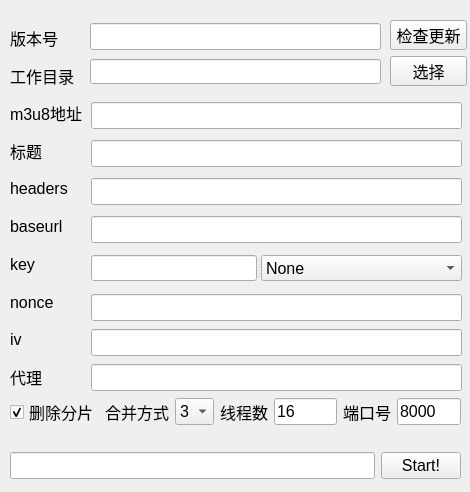
<?xml version="1.0" encoding="UTF-8"?>
<ui version="4.0">
 <class>hm3u8dl_gui</class>
 <widget class="QWidget" name="hm3u8dl_gui">
  <property name="windowModality">
   <enum>Qt::NonModal</enum>
  </property>
  <property name="geometry">
   <rect>
    <x>0</x>
    <y>0</y>
    <width>470</width>
    <height>492</height>
   </rect>
  </property>
  <property name="font">
   <font>
    <pointsize>12</pointsize>
   </font>
  </property>
  <property name="windowTitle">
   <string>hm3u8dl_gui</string>
  </property>
  <property name="inputMethodHints">
   <set>Qt::ImhDialableCharactersOnly|Qt::ImhDigitsOnly|Qt::ImhLowercaseOnly|Qt::ImhPreferLowercase|Qt::ImhPreferUppercase</set>
  </property>
  <widget class="QWidget" name="layoutWidget">
   <property name="geometry">
    <rect>
     <x>390</x>
     <y>20</y>
     <width>77</width>
     <height>66</height>
    </rect>
   </property>
   <layout class="QVBoxLayout" name="verticalLayout_2">
    <item>
     <widget class="QPushButton" name="pushButton_update">
      <property name="text">
       <string>检查更新</string>
      </property>
     </widget>
    </item>
    <item>
     <widget class="QPushButton" name="pushButton_workDir">
      <property name="text">
       <string>选择</string>
      </property>
     </widget>
    </item>
   </layout>
  </widget>
  <widget class="QWidget" name="widget" native="true">
   <property name="geometry">
    <rect>
     <x>10</x>
     <y>390</y>
     <width>451</width>
     <height>45</height>
    </rect>
   </property>
   <layout class="QGridLayout" name="gridLayout_2">
    <item row="0" column="0">
     <widget class="QCheckBox" name="checkBox_enableDel">
      <property name="text">
       <string>删除分片</string>
      </property>
      <property name="checked">
       <bool>true</bool>
      </property>
      <property name="tristate">
       <bool>false</bool>
      </property>
     </widget>
    </item>
    <item row="0" column="1">
     <widget class="QLabel" name="label_mergeMode">
      <property name="text">
       <string>合并方式</string>
      </property>
     </widget>
    </item>
    <item row="0" column="2">
     <widget class="QComboBox" name="comboBox_mergeMode">
      <property name="currentText">
       <string>3</string>
      </property>
      <property name="currentIndex">
       <number>2</number>
      </property>
      <item>
       <property name="text">
        <string>1</string>
       </property>
      </item>
      <item>
       <property name="text">
        <string>2</string>
       </property>
      </item>
      <item>
       <property name="text">
        <string>3</string>
       </property>
      </item>
     </widget>
    </item>
    <item row="0" column="3">
     <widget class="QLabel" name="label_thread">
      <property name="text">
       <string>线程数</string>
      </property>
     </widget>
    </item>
    <item row="0" column="4">
     <widget class="QLineEdit" name="lineEdit_thread">
      <property name="text">
       <string>16</string>
      </property>
     </widget>
    </item>
    <item row="0" column="5">
     <layout class="QGridLayout" name="gridLayout">
      <item row="0" column="1">
       <widget class="QLineEdit" name="lineEdit_port">
        <property name="text">
         <string>8000</string>
        </property>
       </widget>
      </item>
      <item row="0" column="0">
       <widget class="QLabel" name="label_port">
        <property name="text">
         <string>端口号</string>
        </property>
       </widget>
      </item>
     </layout>
    </item>
   </layout>
  </widget>
  <widget class="QWidget" name="layoutWidget">
   <property name="geometry">
    <rect>
     <x>90</x>
     <y>20</y>
     <width>291</width>
     <height>68</height>
    </rect>
   </property>
   <layout class="QHBoxLayout" name="horizontalLayout">
    <item>
     <layout class="QVBoxLayout" name="verticalLayout_3">
      <item>
       <widget class="QLineEdit" name="lineEdit_verison">
        <property name="sizePolicy">
         <sizepolicy hsizetype="Expanding" vsizetype="Maximum">
          <horstretch>0</horstretch>
          <verstretch>0</verstretch>
         </sizepolicy>
        </property>
       </widget>
      </item>
      <item>
       <widget class="QLineEdit" name="lineEdit_workDir">
        <property name="maximumSize">
         <size>
          <width>16777215</width>
          <height>25</height>
         </size>
        </property>
        <property name="text">
         <string/>
        </property>
       </widget>
      </item>
     </layout>
    </item>
   </layout>
  </widget>
  <widget class="QSplitter" name="splitter">
   <property name="geometry">
    <rect>
     <x>91</x>
     <y>255</y>
     <width>371</width>
     <height>26</height>
    </rect>
   </property>
   <property name="orientation">
    <enum>Qt::Horizontal</enum>
   </property>
   <widget class="QLineEdit" name="lineEdit_key">
    <property name="whatsThis">
     <string>&lt;html&gt;&lt;head/&gt;&lt;body&gt;&lt;p&gt;这是key&lt;/p&gt;&lt;/body&gt;&lt;/html&gt;</string>
    </property>
   </widget>
   <widget class="QComboBox" name="comboBox_key">
    <item>
     <property name="text">
      <string>None</string>
     </property>
    </item>
    <item>
     <property name="text">
      <string>AES-128-CBC</string>
     </property>
    </item>
    <item>
     <property name="text">
      <string>AES-128-ECB</string>
     </property>
    </item>
    <item>
     <property name="text">
      <string>SAMPLE-AES-CTR</string>
     </property>
    </item>
    <item>
     <property name="text">
      <string>SAMPLE-AES</string>
     </property>
    </item>
    <item>
     <property name="text">
      <string>cbcs</string>
     </property>
    </item>
    <item>
     <property name="text">
      <string>copyrightDRM</string>
     </property>
    </item>
   </widget>
  </widget>
  <widget class="QWidget" name="layoutWidget">
   <property name="geometry">
    <rect>
     <x>91</x>
     <y>292</y>
     <width>371</width>
     <height>101</height>
    </rect>
   </property>
   <layout class="QVBoxLayout" name="verticalLayout_5">
    <item>
     <widget class="QLineEdit" name="lineEdit_nonce"/>
    </item>
    <item>
     <widget class="QLineEdit" name="lineEdit_iv"/>
    </item>
    <item>
     <widget class="QLineEdit" name="lineEdit_proxy"/>
    </item>
   </layout>
  </widget>
  <widget class="QWidget" name="layoutWidget">
   <property name="geometry">
    <rect>
     <x>10</x>
     <y>22</y>
     <width>78</width>
     <height>371</height>
    </rect>
   </property>
   <layout class="QVBoxLayout" name="verticalLayout">
    <item>
     <widget class="QLabel" name="label_verison">
      <property name="font">
       <font>
        <pointsize>12</pointsize>
       </font>
      </property>
      <property name="text">
       <string>版本号</string>
      </property>
     </widget>
    </item>
    <item>
     <widget class="QLabel" name="label_workDir">
      <property name="font">
       <font>
        <pointsize>12</pointsize>
       </font>
      </property>
      <property name="text">
       <string>工作目录</string>
      </property>
     </widget>
    </item>
    <item>
     <widget class="QLabel" name="label_m3u8url">
      <property name="font">
       <font>
        <pointsize>12</pointsize>
       </font>
      </property>
      <property name="text">
       <string>m3u8地址</string>
      </property>
     </widget>
    </item>
    <item>
     <widget class="QLabel" name="label_title">
      <property name="font">
       <font>
        <pointsize>12</pointsize>
       </font>
      </property>
      <property name="text">
       <string>标题</string>
      </property>
     </widget>
    </item>
    <item>
     <widget class="QLabel" name="label_headers">
      <property name="font">
       <font>
        <pointsize>12</pointsize>
       </font>
      </property>
      <property name="text">
       <string>headers</string>
      </property>
     </widget>
    </item>
    <item>
     <widget class="QLabel" name="label_baseurl">
      <property name="font">
       <font>
        <pointsize>12</pointsize>
       </font>
      </property>
      <property name="text">
       <string>baseurl</string>
      </property>
     </widget>
    </item>
    <item>
     <widget class="QLabel" name="label_key">
      <property name="font">
       <font>
        <pointsize>12</pointsize>
       </font>
      </property>
      <property name="text">
       <string>key</string>
      </property>
     </widget>
    </item>
    <item>
     <widget class="QLabel" name="label_nonce">
      <property name="font">
       <font>
        <pointsize>12</pointsize>
       </font>
      </property>
      <property name="text">
       <string>nonce</string>
      </property>
     </widget>
    </item>
    <item>
     <widget class="QLabel" name="label_iv">
      <property name="font">
       <font>
        <pointsize>12</pointsize>
       </font>
      </property>
      <property name="text">
       <string>iv</string>
      </property>
     </widget>
    </item>
    <item>
     <widget class="QLabel" name="label_proxy">
      <property name="font">
       <font>
        <pointsize>12</pointsize>
       </font>
      </property>
      <property name="text">
       <string>代理</string>
      </property>
     </widget>
    </item>
   </layout>
  </widget>
  <widget class="QWidget" name="layoutWidget">
   <property name="geometry">
    <rect>
     <x>91</x>
     <y>97</y>
     <width>371</width>
     <height>151</height>
    </rect>
   </property>
   <layout class="QVBoxLayout" name="verticalLayout_4">
    <item>
     <widget class="QLineEdit" name="lineEdit_m3u8url"/>
    </item>
    <item>
     <widget class="QLineEdit" name="lineEdit_title"/>
    </item>
    <item>
     <widget class="QLineEdit" name="lineEdit_headers"/>
    </item>
    <item>
     <widget class="QLineEdit" name="lineEdit_baseurl"/>
    </item>
   </layout>
  </widget>
  <widget class="QWidget" name="">
   <property name="geometry">
    <rect>
     <x>10</x>
     <y>450</y>
     <width>451</width>
     <height>31</height>
    </rect>
   </property>
   <layout class="QHBoxLayout" name="horizontalLayout_5">
    <item>
     <widget class="QLineEdit" name="lineEdit_data"/>
    </item>
    <item>
     <widget class="QPushButton" name="pushButton_start">
      <property name="text">
       <string>Start!</string>
      </property>
     </widget>
    </item>
   </layout>
  </widget>
 </widget>
 <resources/>
 <connections/>
</ui>
